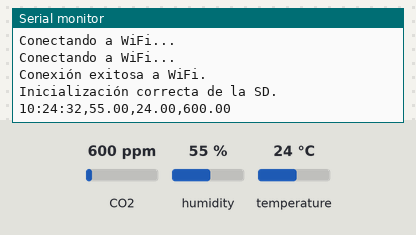
Bench run of a sketch on a simulated ESP32. Shown: the last lines printed to the serial monitor. The test bench sets the inputs (shaded band); at power-on: CO2 600 ppm, humidity 55 %, temperature 24 °C. WiFi joins after 1.5 s; servers stay silent unless stated; network time is answered at once with the bench clock; the local clock reads 2024-03-15 10:24:30 at power-on unless the sketch sets it; storage starts empty.

Above: at 3.2 s.
3.3 s: CO2 set to 452 ppm
10.8 s: humidity set to 22 %
At 13.0 s:
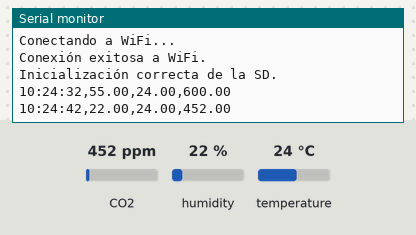
18.3 s: temperature set to 12 °C
At 23.0 s:
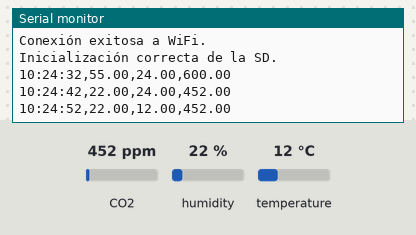
25.8 s: CO2 set to 1050 ppm
At 33.0 s:
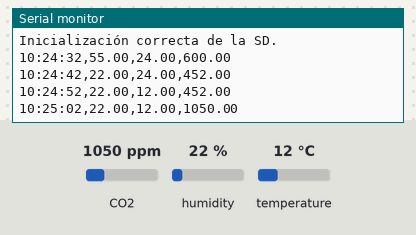
33.3 s: humidity set to 40 %
Timing chart, 0 to 36.3 s (numbered marks = the images above; inputs shaded):
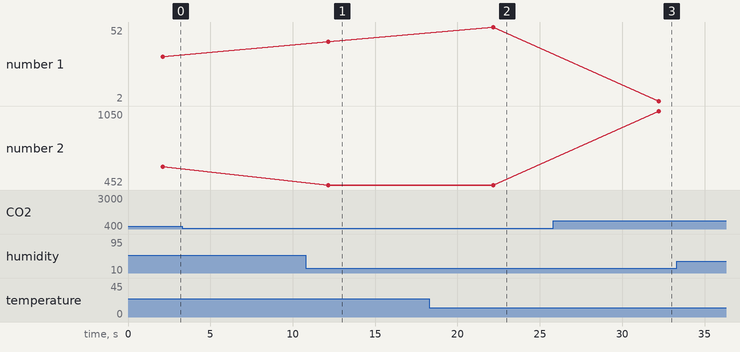

The sketch:

mediciones.ino
```cpp
#include <SPI.h>
#include <SD.h>
#include <MQ135.h>
#include <DHT.h>
#include <NTPClient.h>
#include <WiFi.h>
#include <WiFiUdp.h>

#define PIN_MQ135 A2 // MQ135
#define DHTPIN 2
#define DHTTYPE DHT11 // DHT11
const int chipSelect = 8; // SD

MQ135 mq135_sensor(PIN_MQ135);
DHT dht(DHTPIN, DHTTYPE);

WiFiUDP ntpUDP;
NTPClient timeClient(ntpUDP, "pool.ntp.org");

void setup() {
  Serial.begin(9600);
  while (!Serial);
  dht.begin();

  // Inicializar la tarjeta SD
  if (!SD.begin(chipSelect)) {
     Serial.println(F("Error al inicializar la tarjeta SD"));
     while (true);
  }

  // Intentar conectarse al Wi-Fi
  WiFi.begin("Kari", "17987721");

  // Esperar un tiempo razonable para la conexión WiFi
  int wifiTimeout = 30;
  while (WiFi.status() != WL_CONNECTED && wifiTimeout > 0) {
    delay(1000);
    Serial.println("Conectando a WiFi...");
    wifiTimeout--;
  }

  if (WiFi.status() == WL_CONNECTED) {
    timeClient.begin();
    Serial.println("Conexión exitosa a WiFi.");
  } else {
    Serial.println("No se pudo conectar a WiFi.");
  }

  Serial.println("Inicialización correcta de la SD.");
}

void loop() {
  String dataString = "";

  // Leer los datos de los sensores
  float humidityV = dht.readHumidity();
  float temperatureV = dht.readTemperature();

  if (isnan(humidityV) || isnan(temperatureV)) {
    Serial.println(F("Error al leer el sensor DHT11"));
    return;
  }

  float ppmV = mq135_sensor.getCorrectedPPM(temperatureV, humidityV);

  dataString += String(humidityV);
  dataString += ",";
  dataString += String(temperatureV);
  dataString += ",";
  dataString += String(ppmV);

  if (WiFi.status() == WL_CONNECTED) {
    // Si hay conexión Wi-Fi, agrega la hora del servidor NTP
    timeClient.update();
    dataString = String(timeClient.getFormattedTime()) + "," + dataString;
  }

  File dataFile = SD.open("datalog.txt", FILE_WRITE);

  if (dataFile) {
    dataFile.println(dataString);
    dataFile.close();
    Serial.println(dataString);
  } else {
    Serial.println("Error al abrir el archivo en la tarjeta SD");
    delay(2000);
  }

  // Esperar un tiempo antes de la siguiente lectura
  delay(10000);
}
```

Measured:
- after the input at 10.8 s, the serial monitor: prints a new line after 1.3 s (image 1)
- after the input at 18.3 s, the serial monitor: prints a new line after 3.9 s (image 2)
- after the input at 25.8 s, the serial monitor: prints a new line after 6.4 s (image 3)
- plotted number 2: 452 → 1050 after the input at 25.8 s
